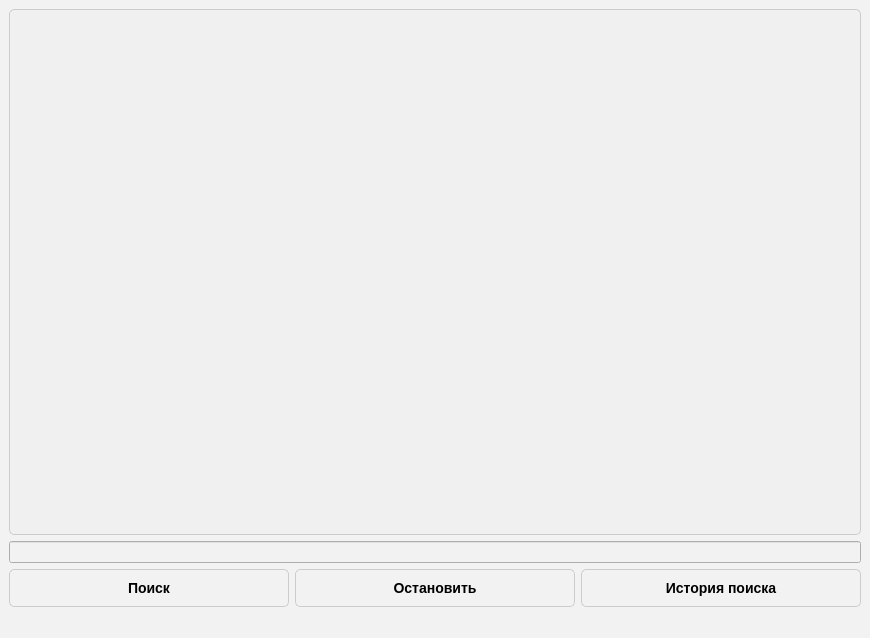
<?xml version="1.0" encoding="UTF-8"?>
<ui version="4.0">
 <class>SearchEngine</class>
 <widget class="QMainWindow" name="SearchEngine">
  <property name="geometry">
   <rect>
    <x>0</x>
    <y>0</y>
    <width>870</width>
    <height>638</height>
   </rect>
  </property>
  <property name="windowTitle">
   <string>MainWindow</string>
  </property>
  <property name="styleSheet">
   <string notr="true">background-color: #f2f2f2</string>
  </property>
  <widget class="QWidget" name="centralwidget">
   <property name="styleSheet">
    <string notr="true">background-color: #f2f2f2;</string>
   </property>
   <layout class="QGridLayout" name="gridLayout_2">
    <item row="0" column="0">
     <layout class="QGridLayout" name="gridLayout">
      <item row="3" column="1">
       <widget class="QPushButton" name="break_2">
        <property name="sizePolicy">
         <sizepolicy hsizetype="Expanding" vsizetype="Fixed">
          <horstretch>0</horstretch>
          <verstretch>0</verstretch>
         </sizepolicy>
        </property>
        <property name="styleSheet">
         <string notr="true">QPushButton {
		color: #oooooo;
		background-color: #cococo;
		border: 1px solid #cccccc;
		border-radius: 5px;
		padding: 10px 20px;
		font-size: 14px;
		font-weight: bold;
}
QPushButton:hover{
		background-color: #a9a9a9;
}
QPushButton:pressed {
		background-color: #8c8c8c;
}</string>
        </property>
        <property name="text">
         <string>Остановить</string>
        </property>
       </widget>
      </item>
      <item row="3" column="0">
       <widget class="QPushButton" name="search">
        <property name="sizePolicy">
         <sizepolicy hsizetype="Expanding" vsizetype="Fixed">
          <horstretch>0</horstretch>
          <verstretch>0</verstretch>
         </sizepolicy>
        </property>
        <property name="styleSheet">
         <string notr="true">QPushButton {
		color: #oooooo;
		background-color: #cococo;
		border: 1px solid #cccccc;
		border-radius: 5px;
		padding: 10px 20px;
		font-size: 14px;
		font-weight: bold;
}
QPushButton:hover{
		background-color: #a9a9a9;
}
QPushButton:pressed {
		background-color: #8c8c8c;
}</string>
        </property>
        <property name="text">
         <string>Поиск</string>
        </property>
       </widget>
      </item>
      <item row="3" column="2">
       <widget class="QPushButton" name="history">
        <property name="sizePolicy">
         <sizepolicy hsizetype="Expanding" vsizetype="Fixed">
          <horstretch>0</horstretch>
          <verstretch>0</verstretch>
         </sizepolicy>
        </property>
        <property name="styleSheet">
         <string notr="true">QPushButton {
		color: #oooooo;
		background-color: #cococo;
		border: 1px solid #cccccc;
		border-radius: 5px;
		padding: 10px 20px;
		font-size: 14px;
		font-weight: bold;
}
QPushButton:hover{
		background-color: #a9a9a9;
}
QPushButton:pressed {
		background-color: #8c8c8c;
}</string>
        </property>
        <property name="text">
         <string>История поиска</string>
        </property>
       </widget>
      </item>
      <item row="2" column="0" colspan="3">
       <widget class="QLineEdit" name="searchBar">
        <property name="sizePolicy">
         <sizepolicy hsizetype="Expanding" vsizetype="Fixed">
          <horstretch>0</horstretch>
          <verstretch>0</verstretch>
         </sizepolicy>
        </property>
       </widget>
      </item>
      <item row="1" column="0" colspan="3">
       <widget class="QLabel" name="output">
        <property name="sizePolicy">
         <sizepolicy hsizetype="Expanding" vsizetype="Expanding">
          <horstretch>0</horstretch>
          <verstretch>0</verstretch>
         </sizepolicy>
        </property>
        <property name="font">
         <font>
          <family>Arial</family>
          <pointsize>-1</pointsize>
          <bold>true</bold>
         </font>
        </property>
        <property name="styleSheet">
         <string notr="true">color: #333333;
background-color: #f0f0f0;
border: 1px solid #cccccc;
border-radius: 5px;
padding: 10px;
font-family: Arial, sans-serif;
font-size: 14px;
font-weight: bold;</string>
        </property>
        <property name="text">
         <string/>
        </property>
        <property name="alignment">
         <set>Qt::AlignLeading|Qt::AlignLeft|Qt::AlignTop</set>
        </property>
       </widget>
      </item>
     </layout>
    </item>
   </layout>
  </widget>
  <widget class="QMenuBar" name="menubar">
   <property name="geometry">
    <rect>
     <x>0</x>
     <y>0</y>
     <width>870</width>
     <height>21</height>
    </rect>
   </property>
  </widget>
  <widget class="QStatusBar" name="statusbar"/>
 </widget>
 <resources/>
 <connections/>
</ui>
